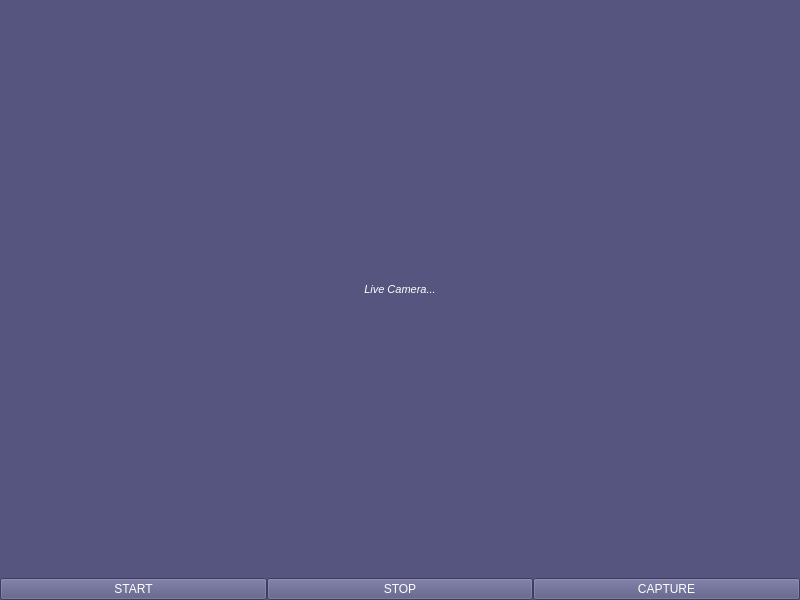
<?xml version="1.0" encoding="UTF-8"?>
<ui version="4.0">
 <class>MainWindow</class>
 <widget class="QMainWindow" name="MainWindow">
  <property name="geometry">
   <rect>
    <x>0</x>
    <y>0</y>
    <width>800</width>
    <height>600</height>
   </rect>
  </property>
  <property name="windowTitle">
   <string>MainWindow</string>
  </property>
  <property name="styleSheet">
   <string notr="true">background-color: rgb(85, 85, 127);</string>
  </property>
  <widget class="QWidget" name="centralwidget">
   <layout class="QGridLayout" name="gridLayout">
    <property name="leftMargin">
     <number>0</number>
    </property>
    <property name="topMargin">
     <number>0</number>
    </property>
    <property name="rightMargin">
     <number>0</number>
    </property>
    <property name="bottomMargin">
     <number>0</number>
    </property>
    <property name="spacing">
     <number>0</number>
    </property>
    <item row="1" column="0">
     <widget class="QPushButton" name="start">
      <property name="styleSheet">
       <string notr="true">color: rgb(255, 255, 255);</string>
      </property>
      <property name="text">
       <string>START</string>
      </property>
     </widget>
    </item>
    <item row="1" column="1">
     <widget class="QPushButton" name="stop">
      <property name="styleSheet">
       <string notr="true">color: rgb(255, 255, 255);</string>
      </property>
      <property name="text">
       <string>STOP</string>
      </property>
     </widget>
    </item>
    <item row="1" column="2">
     <widget class="QPushButton" name="capture">
      <property name="styleSheet">
       <string notr="true">color: rgb(255, 255, 255);</string>
      </property>
      <property name="text">
       <string>CAPTURE</string>
      </property>
     </widget>
    </item>
    <item row="0" column="0" colspan="3">
     <widget class="QLabel" name="camera">
      <property name="font">
       <font>
        <pointsize>8</pointsize>
        <italic>true</italic>
       </font>
      </property>
      <property name="styleSheet">
       <string notr="true">color: rgb(255, 255, 255);</string>
      </property>
      <property name="text">
       <string>Live Camera...</string>
      </property>
      <property name="alignment">
       <set>Qt::AlignCenter</set>
      </property>
     </widget>
    </item>
   </layout>
  </widget>
 </widget>
 <resources/>
 <connections/>
</ui>
